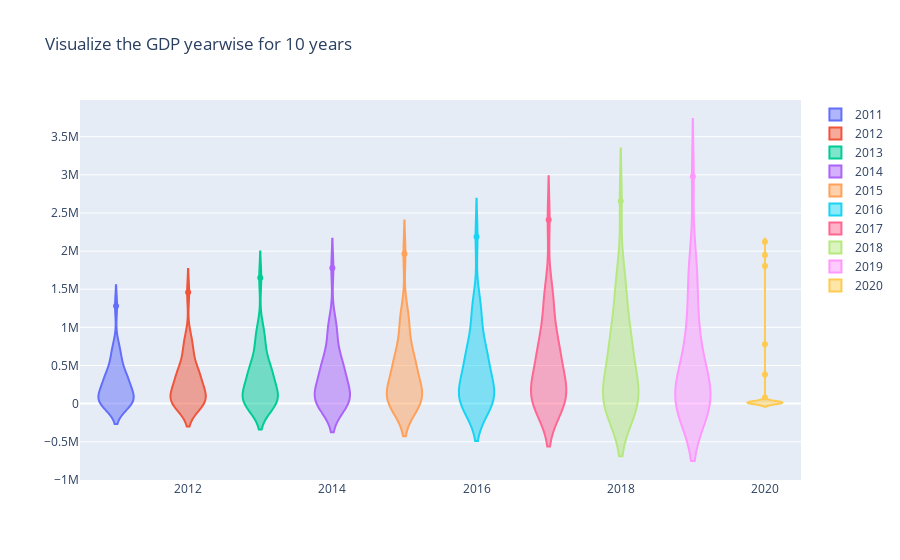

Here is the notebook cell this chart was saved with:
### Markdown cell above
### The below Violin Plot gives the GDP information of India

### Code cell
plot = go.Figure(data=[go.Violin(
    y = gdp1["2011"],
    name="2011"),
                       go.Violin(
    y = gdp1["2012"],
    name="2012"),
                       go.Violin(
    y = gdp1["2013"],
    name="2013"),
                       go.Violin(
    y = gdp1["2014"],
    name="2014"),
                       go.Violin(
    y = gdp1["2015"],
    name="2015"),
                       go.Violin(
    y = gdp1["2016"],
    name="2016"),
                       go.Violin(
    y = gdp1["2017"],
    name="2017"),
                       go.Violin(
    y = gdp1["2018"],
    name="2018"),
                       go.Violin(
    y = gdp1["2019"],
    name="2019"),
                       go.Violin(
    y = gdp1["2020"],
    name="2020")
])
plot.update_layout(title = "Visualize the GDP yearwise for 10 years")                   
plot.show()
